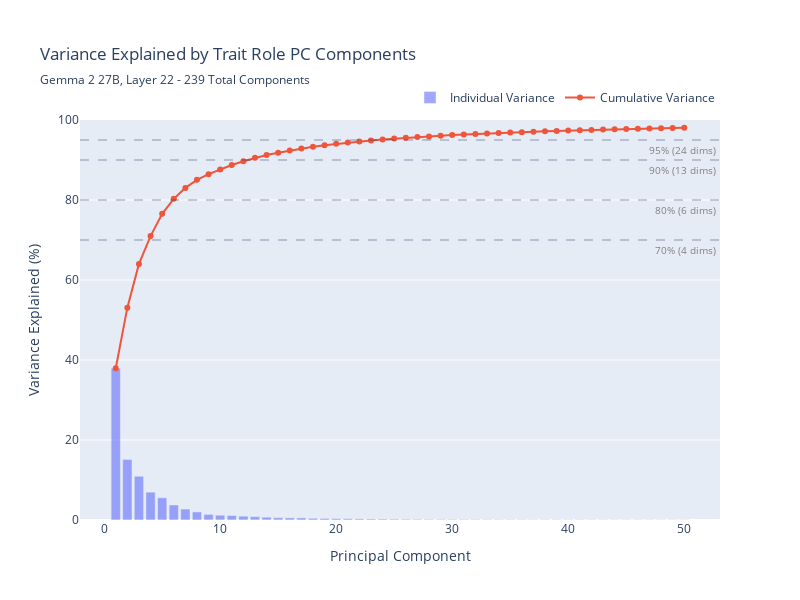

Write notebook code for a chart like this one.
### Code cell
var_fig = plot_variance_explained(
    pca_results['variance_explained'],
    title="Variance Explained by Trait Role PC Components",
    subtitle=f"{model_name.replace('-', ' ')}, Layer {layer} - {len(trait_labels)} Total Components",
    max_components=50
)
var_fig.show()
var_fig.write_html(f"{plot_dir}/variance_explained.html")

### Figure 1 — Plotly figure (JSON) as saved in the notebook; plotly's stock layout.template omitted (floating-point values rounded to 4 significant figures)
{"data": [{"name": "Individual Variance", "opacity": 0.6, "type": "bar", "x": [1, 2, 3, 4, 5, 6, 7, 8, 9, 10, 11, 12, 13, 14, 15, 16, 17, 18, 19, 20, 21, 22, 23, 24, 25, 26, 27, 28, 29, 30, 31, 32, 33, 34, 35, 36, 37, 38, 39, 40, 41, 42, 43, 44, 45, 46, 47, 48, 49, 50], "y": [37.94, 15.14, 10.94, 6.96, 5.558, 3.753, 2.736, 2.016, 1.413, 1.193, 1.109, 0.9483, 0.8328, 0.7057, 0.5855, 0.5436, 0.5167, 0.4188, 0.3822, 0.3434, 0.3152, 0.2808, 0.2534, 0.2442, 0.2175, 0.1951, 0.1838, 0.1695, 0.1651, 0.1607, 0.1483, 0.138, 0.1253, 0.1159, 0.1118, 0.108, 0.1034, 0.09827, 0.09351, 0.08971, 0.08687, 0.08282, 0.08081, 0.07371, 0.07161, 0.06878, 0.06837, 0.06059, 0.05898, 0.05726]}, {"mode": "lines+markers", "name": "Cumulative Variance", "type": "scatter", "x": [1, 2, 3, 4, 5, 6, 7, 8, 9, 10, 11, 12, 13, 14, 15, 16, 17, 18, 19, 20, 21, 22, 23, 24, 25, 26, 27, 28, 29, 30, 31, 32, 33, 34, 35, 36, 37, 38, 39, 40, 41, 42, 43, 44, 45, 46, 47, 48, 49, 50], "y": [37.94, 53.08, 64.02, 70.98, 76.54, 80.29, 83.03, 85.04, 86.46, 87.65, 88.76, 89.71, 90.54, 91.24, 91.83, 92.37, 92.89, 93.31, 93.69, 94.03, 94.35, 94.63, 94.88, 95.13, 95.35, 95.54, 95.72, 95.89, 96.06, 96.22, 96.37, 96.51, 96.63, 96.75, 96.86, 96.97, 97.07, 97.17, 97.26, 97.35, 97.44, 97.52, 97.6, 97.68, 97.75, 97.82, 97.89, 97.95, 98.0, 98.06]}], "layout": {"annotations": [{"align": "right", "borderpad": 0, "font": {"color": "gray", "size": 10}, "showarrow": false, "text": "70% (4 dims)", "x": 0.995, "xanchor": "right", "xref": "paper", "y": 70, "yref": "y", "yshift": -10}, {"align": "right", "borderpad": 0, "font": {"color": "gray", "size": 10}, "showarrow": false, "text": "80% (6 dims)", "x": 0.995, "xanchor": "right", "xref": "paper", "y": 80, "yref": "y", "yshift": -10}, {"align": "right", "borderpad": 0, "font": {"color": "gray", "size": 10}, "showarrow": false, "text": "90% (13 dims)", "x": 0.995, "xanchor": "right", "xref": "paper", "y": 90, "yref": "y", "yshift": -10}, {"align": "right", "borderpad": 0, "font": {"color": "gray", "size": 10}, "showarrow": false, "text": "95% (24 dims)", "x": 0.995, "xanchor": "right", "xref": "paper", "y": 95, "yref": "y", "yshift": -10}], "height": 600, "hovermode": "x unified", "legend": {"orientation": "h", "x": 1, "xanchor": "right", "y": 1.02, "yanchor": "bottom"}, "margin": {"t": 120}, "shapes": [{"line": {"dash": "dash", "width": 1}, "opacity": 0.5, "type": "line", "x0": 0, "x1": 1, "xref": "x domain", "y0": 70, "y1": 70, "yref": "y"}, {"line": {"dash": "dash", "width": 1}, "opacity": 0.5, "type": "line", "x0": 0, "x1": 1, "xref": "x domain", "y0": 80, "y1": 80, "yref": "y"}, {"line": {"dash": "dash", "width": 1}, "opacity": 0.5, "type": "line", "x0": 0, "x1": 1, "xref": "x domain", "y0": 90, "y1": 90, "yref": "y"}, {"line": {"dash": "dash", "width": 1}, "opacity": 0.5, "type": "line", "x0": 0, "x1": 1, "xref": "x domain", "y0": 95, "y1": 95, "yref": "y"}], "showlegend": true, "title": {"subtitle": {"text": "Gemma 2 27B, Layer 22 - 239 Total Components"}, "text": "Variance Explained by Trait Role PC Components"}, "width": 800, "xaxis": {"title": {"text": "Principal Component"}}, "yaxis": {"range": [0, 100], "title": {"text": "Variance Explained (%)"}}}}
